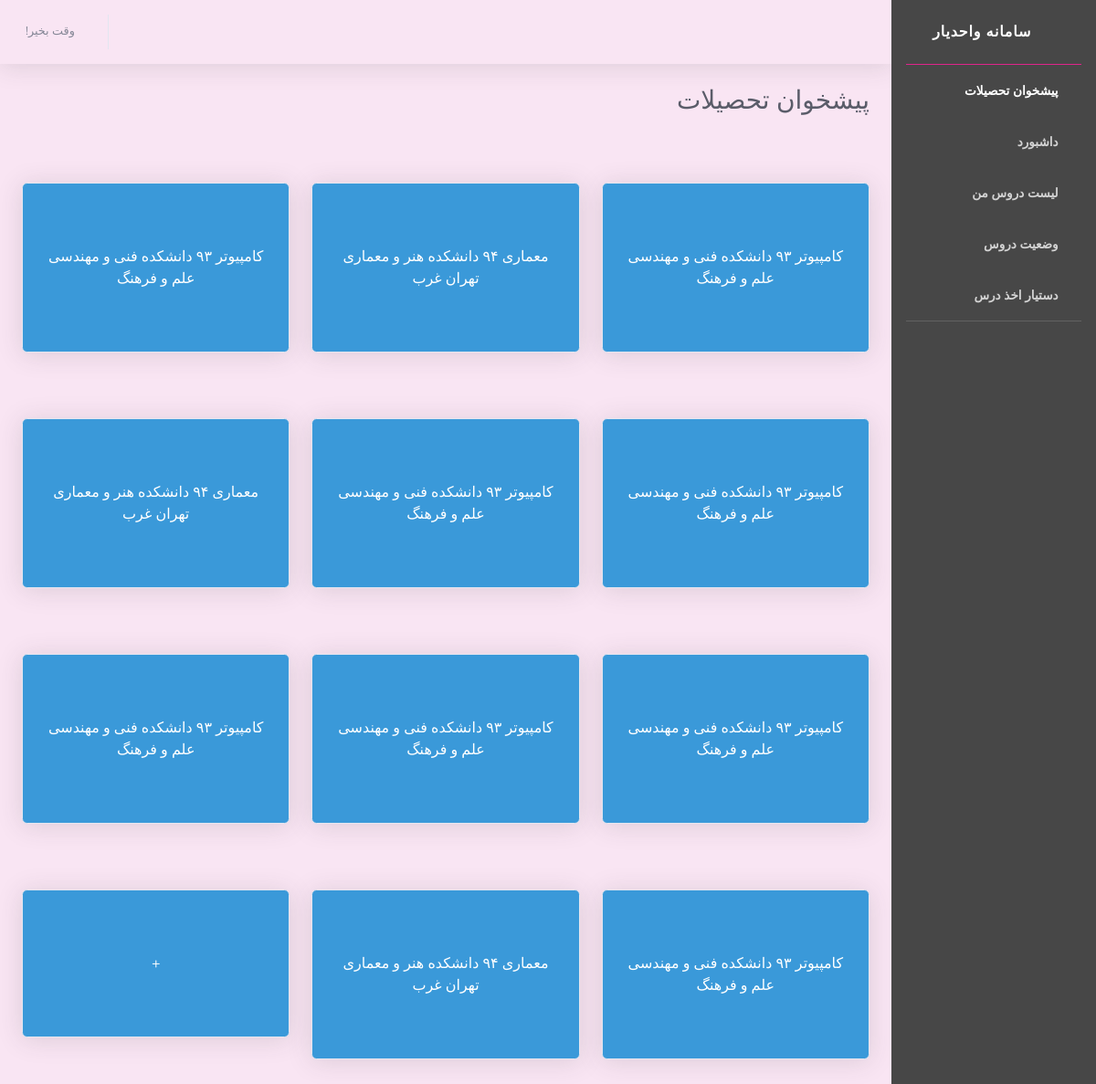
The page / on the database its author committed.
### core/models.py (models this page shows, shortened)
class Study(models.Model):
    student = models.ForeignKey(
        User,
        on_delete=models.CASCADE,
        verbose_name="دانشجو"
    )
    chart = models.ForeignKey(
        'Chart',
        on_delete=models.CASCADE,
        verbose_name="چارت"
    )
    class Meta:
        verbose_name=u'مقطع تحصیلی '
        verbose_name_plural=u'مقاطع تحصیلی '

class Chart(models.Model):
    title = models.CharField(verbose_name="عنوان چارت" ,max_length = 40)
    is_active = models.BooleanField(verbose_name="فعال بودن")
    degree = models.IntegerField(choices=DEGREE_TYPE_CHOISES, verbose_name="مقطع تحصیلی")
    acceptance_date = models.DateField(verbose_name="تاریخ تصویب")
    course = models.ManyToManyField("Course" , null=True , blank=True)
    faculty = models.ForeignKey(
        'Faculty',
        on_delete=models.CASCADE,
        verbose_name="دانشکده"
    )
    class Meta:
        verbose_name=u'چارت تحصیلی '
        verbose_name_plural=u'چارت‌های تحصیلی'
    def __str__(self):
        return f" {self.title} دانشکده {self.faculty}"

class Faculty(models.Model):
    name = models.CharField(verbose_name="نام دانشکده" , max_length = 40)
    university = models.ForeignKey(
        'University',
        on_delete=models.CASCADE,
        verbose_name="نام دانشگاه"
    )
    class Meta:
        verbose_name=u'دانشکده '
        verbose_name_plural=u'دانشکده‌ها '
    def __str__(self):
        return f"{self.name} {self.university.name}"

class University(models.Model):
    name = models.CharField(verbose_name="نام دانشگاه", max_length = 40)
    has_associates_degree = models.NullBooleanField(verbose_name="مقطع کاردانی")
    has_bachelors_degree = models.NullBooleanField(verbose_name="مقطع کارشناسی")
    has_masters_degree = models.NullBooleanField(verbose_name="مقطع کارشناسی ارشد")
    has_doctorate_degree = models.NullBooleanField(verbose_name="مقطع دکتری")
    class Meta:
        verbose_name=u' دانشگاه'
        verbose_name_plural=u'دانشگاه‌ها '

### core/views.py (the view)
# urls.py: path('', views.get_index , name='index'),
def get_index(request):
    if request.method == "GET":
        studies = Study.objects.all()
        return render(request, 'core/index.html', {'studies': studies})

### core/templates/core/index.html (shortened to what this page needs)
{% load staticfiles %}
<!DOCTYPE html>
<html lang="en">
<head>
  <link href="/static/core/vendor/fontawesome-free/css/all.min.css" rel="stylesheet" type="text/css">
  <link href="{% static 'core/css/main.css' %}" rel="stylesheet" type="text/css">
  <link href="{% static 'core/css/style.css' %}" rel="stylesheet">
</head>
<body id="page-top">
  <div id="wrapper">
    <ul class="navbar-nav bg-gradient-primary sidebar sidebar-dark accordion pr-0" id="accordionSidebar">
      <a class="sidebar-brand d-flex align-items-center justify-content-center">
        <div class="sidebar-brand-icon rotate-n-15">
          <i class="fas fa-laugh-wink"></i>
        </div>
        <div class="sidebar-brand-text mx-3">سامانه واحدیار</div>
      </a>
      <hr class="sidebar-divider my-0"  style="border-top:1px solid #e0248b">
      <li class="nav-item active">
        <a class="nav-link text-right" href="{% url 'index'%}">
          <i class="fas fa-fw fa-landmark"></i>
          <span>پیشخوان تحصیلات</span></a>
      </li>
      <li class="nav-item active">
        <a class="nav-link text-right" style="color: #D3D3D3 !important;">
          <i class="fas fa-fw fa-tachometer-alt" style="color: #D3D3D3 !important;"></i>
          <span>داشبورد</span></a>
      </li>
      <li class="nav-item active">
        <a class="nav-link text-right" style="color: #D3D3D3 !important;">
          <i class="fas fa-fw fa-list-alt" style="color: #D3D3D3 !important;"></i>
          <span>لیست دروس من</span></a>
      </li>
      <li class="nav-item active">
        <a class="nav-link text-right" style="color: #D3D3D3 !important;">
            <i class="fas fa-fw fa-tasks" style="color: #D3D3D3 !important;"></i>
          <span>وضعیت دروس</span></a>
      </li>
      <li class="nav-item active">
        <a class="nav-link text-right" style="color: #D3D3D3 !important;">
          <i class="fab fa-fw fa-hire-a-helper" style="color: #D3D3D3 !important;"></i>
          <span>دستیار اخذ درس</span></a>
      </li>
      <hr class="sidebar-divider">
    </ul>
    <div id="content-wrapper" class="d-flex flex-column">
      <div id="content">
        <nav class="navbar navbar-expand navbar-light bg-white topbar mb-4 static-top shadow">
          <ul class="navbar-nav float-left">
            <li class="nav-item dropdown no-arrow">
              <a class="nav-link dropdown-toggle" href="#" id="userDropdown" role="button" data-toggle="dropdown"
                aria-haspopup="true" aria-expanded="false">
                <span class="mr-2 d-none d-lg-inline text-gray-600 small">
                    وقت بخیر{{ user.username }}!
                 </span>
              </a>
            </li>
          </ul>
        </nav>
        <div class="container-fluid">
          <div class="text-right mb-4">
            <h1 class="h3 mb-5 text-gray-800">پیشخوان تحصیلات</h1>
          </div>
          <div class="row text-center">
            {% for study in studies %}
              <div class="col-xl-4 col-md-6 mb-4">
                <div class="card shadow my-4">
                  <div class="card-body">
                    <div class=" py-5 pb-2">
                      <a href="{% url 'dashboard' study_id=study.pk %}"> {{study.get_degree_display}}
                          {{study.chart}}
                      </a>
                    </div>
                  </div>
                </div>
              </div>
            {% endfor %}
              <div class="col-xl-4 col-md-6 mb-4">
                <div class="card shadow my-4">
                  <div class="card-body">
                    <div class=" py-5 pb-2">
                      <a href="{% url 'newStudyFrom' %}">
                      +
                      </a>
                    </div>
                  </div>
                </div>
              </div>
          </div>
        </div>
      </div>
    </div>
  </div>
</body>
</html>

### core/static/core/css/main.css (style rules this page uses)
body { direction: rtl; }
.topbar { display: flex !important; justify-content: space-between !important; }

### rows shown on the page
Study: chart "کامپیوتر ۹۳ دانشکده فنی و مهندسی علم و فرهنگ"
Study: chart "معماری ۹۴ دانشکده هنر و معماری تهران غرب"
Study: chart "کامپیوتر ۹۳ دانشکده فنی و مهندسی علم و فرهنگ"
Study: chart "کامپیوتر ۹۳ دانشکده فنی و مهندسی علم و فرهنگ"
Study: chart "کامپیوتر ۹۳ دانشکده فنی و مهندسی علم و فرهنگ"
Study: chart "معماری ۹۴ دانشکده هنر و معماری تهران غرب"
Study: chart "کامپیوتر ۹۳ دانشکده فنی و مهندسی علم و فرهنگ"
Study: chart "کامپیوتر ۹۳ دانشکده فنی و مهندسی علم و فرهنگ"
Study: chart "کامپیوتر ۹۳ دانشکده فنی و مهندسی علم و فرهنگ"
Study: chart "کامپیوتر ۹۳ دانشکده فنی و مهندسی علم و فرهنگ"
Study: chart "معماری ۹۴ دانشکده هنر و معماری تهران غرب"
